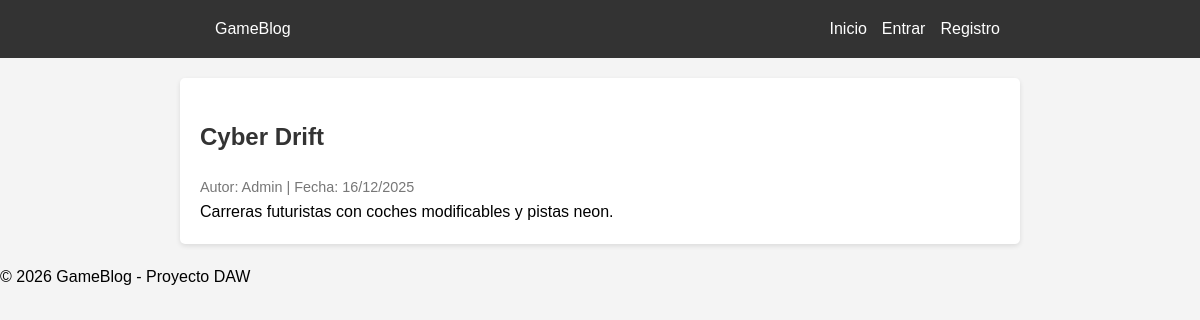
The app's page /index.php?action=show_post&id=2 with its own data.
### tables this page shows
CREATE TABLE IF NOT EXISTS posts (
    id INT AUTO_INCREMENT PRIMARY KEY,
    user_id INT NOT NULL,
    title VARCHAR(150) NOT NULL,
    content TEXT NOT NULL,
    image_url VARCHAR(255) DEFAULT NULL,
    created_at TIMESTAMP DEFAULT CURRENT_TIMESTAMP,
    FOREIGN KEY (user_id) REFERENCES users(id) ON DELETE CASCADE
);

CREATE TABLE IF NOT EXISTS users (
    id INT AUTO_INCREMENT PRIMARY KEY,
    username VARCHAR(80) NOT NULL,
    email VARCHAR(120) NOT NULL UNIQUE,
    password_hash VARCHAR(255) NOT NULL,
    role ENUM('admin', 'writer', 'subscriber') DEFAULT 'subscriber',
    created_at TIMESTAMP DEFAULT CURRENT_TIMESTAMP
);

### controllers/PostController.php (called while the page is built, shortened)
<?php
require_once __DIR__ . '/../models/Post.php';
class PostController {
    private $postModel;
    public function __construct() {
        $database = new Database();
        $db = $database->getConnection();
        $this->postModel = new Post($db);
    }
    protected function render(string $view, array $data = []) {
        extract($data);
        include __DIR__ . '/../views/' . $view;
    }
    public function show($id) {
        $post = $this->postModel->find($id);
        return $this->render('posts/show.php', compact('post'));
    }
}

### models/Post.php (called while the page is built, shortened)
<?php
class Post {
    private $db;
    public function __construct($db) {
        $this->db = $db;
    }
    public function find($id) {
        $stmt = $this->db->prepare("SELECT posts.*, users.username FROM posts JOIN users ON posts.user_id = users.id WHERE posts.id = ?");
        $stmt->execute([$id]);
        return $stmt->fetch();
    }
}

### views/posts/show.php (the view, shortened to what this page needs)
<?php include __DIR__ . '/../layout/header.php'; ?>
<div class="post-detail">
    <article>
        <h1><?= htmlspecialchars($post['title']) ?></h1>
        <div class="post-meta">
            Autor: <?= htmlspecialchars($post['username']) ?> | Fecha: <?= date('d/m/Y', strtotime($post['created_at'])) ?>
        </div>
        <div class="content">
            <?= nl2br(htmlspecialchars($post['content'])) ?>
        </div>
    </article>
</div>
<?php include __DIR__ . '/../layout/footer.php'; ?>

### public/style.css (style rules this page uses)
body { font-family: sans-serif; line-height: 1.6; margin: 0; padding: 0; background-color: #f4f4f4; }
h1, h2 { color: #333; }
.post-meta { color: #777; font-size: 0.9em; }

### records on screen
posts: title "Cyber Drift", user.username "Admin", created_at "16/12/2025", content "Carreras futuristas con coches modificables y pistas neon."
